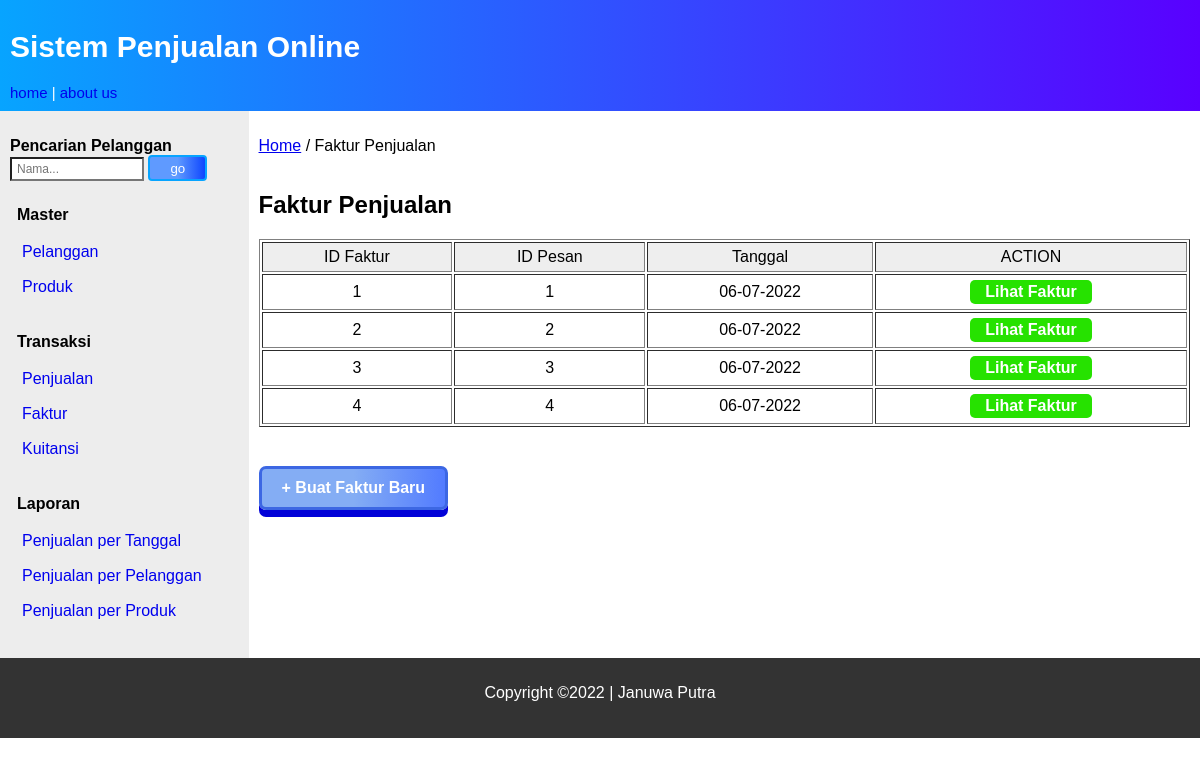
The page /Program/index.php?page=faktur on the database its author committed.
### tables this page shows
CREATE TABLE `faktur` (
  `id_faktur` int(5) NOT NULL,
  `id_pesan` int(5) NOT NULL,
  `tgl_faktur` date NOT NULL
);

### Program/faktur.php (the view)
<article>
<p><a href="index.php">Home</a> / Faktur Penjualan    </p>
<h2  style="font-weight:900;">Faktur Penjualan</h2>
<?php
    include_once "koneksi.php";
    $query = "SELECT * FROM faktur ORDER BY id_faktur";
    $sql = mysqli_query($conn, $query);
    ?>
    <table border="1">
        <tr>
        <th>ID Faktur</th>
         <th>ID Pesan</th>
         <th>Tanggal</th>
         <th>ACTION</th>
        </tr>
        <?php
         if (mysqli_num_rows($sql)) {
        while ($row = mysqli_fetch_assoc($sql)){
            $id_faktur  = $row['id_faktur'];
            $id_pesan   =  $row['id_pesan'];
            $tgl_faktur = date('d-m-Y', strtotime($row['tgl_faktur']));
        ?>
        <tr>
            <td align="center"><?php echo $id_faktur ?></td>
            <td align="center"><?php echo $id_pesan ?></td>
            <td align="center"><?php echo $tgl_faktur ?></td>
            <td align="center">
            <a  class="link2" href="index.php?page=lihat_faktur&faktur=<?= $id_pesan ?>">Lihat Faktur </a>
            </td>
        </tr>
        <?php }}else{
            echo '<tr><td align="center" colspan = "4"><strong>Data Faktur Tidak Ada</strong></td></tr>';
        } ?>
    </table><br />
    <h4><a  class="button" href="index.php?page=faktur_add">+ Buat Faktur Baru</a></h4>
        </article>

### Program/style18.css (style rules this page uses)
* { box-sizing: border-box; scroll-behavior: smooth; }
body { font-family: Arial, Helvetica, sans-serif; margin: 0px; padding: 0px; }
nav, article { display: flex; flex-direction: column; min-height: 300px; padding: 10px; }
article { flex-grow: 20; max-width: 80%; }
.button { display: inline-block; text-decoration: none; padding: 10px 20px; border: 3px solid #3c67e3; border-radius: 7px; font-weight: bold; color: #fff; box-shadow: 0 7px #0101d8; background-image: linear-gradient(90deg, #84adf4 50%, #527bff 100%); }
tr th { background: #eeeeee; color: rgb(0, 0, 0); font-weight: normal; }
th, td { padding: 5px 10px; }
.link2 { text-decoration: none; display: inline-block; padding: 3px 15px; background-color: #26e200; color: #ffffff; border-radius: 5px; font-weight: 600; }

### rows shown on the page
faktur: id_faktur "1", id_pesan "1", tgl_faktur "06-07-2022"
faktur: id_faktur "2", id_pesan "2", tgl_faktur "06-07-2022"
faktur: id_faktur "3", id_pesan "3", tgl_faktur "06-07-2022"
faktur: id_faktur "4", id_pesan "4", tgl_faktur "06-07-2022"
